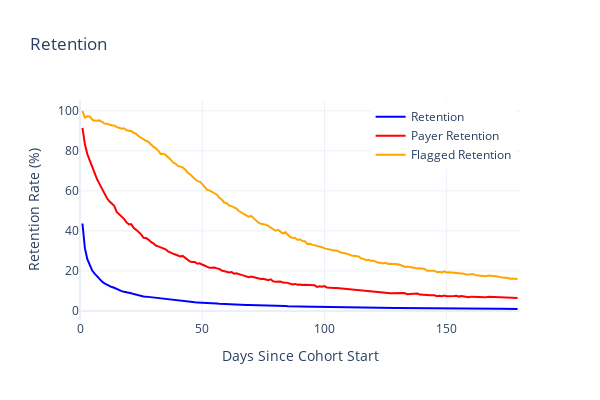
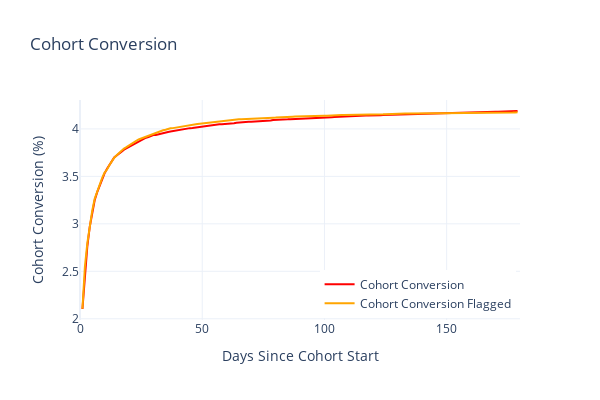

Source (notebook cell) for these figures, in order:
### Markdown cell above
## Second Test

We'll set `corr` to 1, which means we are selecting payers only from the most engaged group. In order for this to match Conversion Curve we need to reduce the pool significantly. This Cohort Conversion Flagged matches both scale and shape of Cohort Conversion, but it produces way higher Flagged Retention, much higher than Payer Retention. In fact, it's as high as >90% for the first month, with completely different shape.

This shows that no - your most engaged users aren't necessarily those who will convert.

### Code cell
corr = 1
cutoff = 0.9545
con.execute(engagement_score.format(corr=corr, days = 60))

df = con.execute(model_query.format(cutoff=cutoff)).df()
df = df[(df['cohort_day'] > 0) & (df['cohort_day'] < 180)]

# Show Retention(s)
fig = show_retention(df)
fig.write_image("fig.png")
fig.write_image("fig.svg")
fig.write_image("fig.pdf")
fig.write_html("fig.html")
fig.show()

fig = show_cohort_conversion(df)
fig.show()

### Figure 1 — Plotly figure (JSON) as saved in the notebook; plotly's stock layout.template omitted (floating-point values rounded to 4 significant figures; data arrays with more than 128 entries replaced by an {"elided": "..."} marker saying what was removed)
{"data": [{"line": {"color": "blue", "width": 2}, "marker": {"size": 8, "symbol": "circle"}, "mode": "lines", "name": "Retention", "type": "scatter", "x": {"elided": "179 int values"}, "y": {"elided": "179 float values"}}, {"line": {"color": "red", "width": 2}, "marker": {"size": 8, "symbol": "circle"}, "mode": "lines", "name": "Payer Retention", "type": "scatter", "x": {"elided": "179 int values"}, "y": {"elided": "179 float values"}}, {"line": {"color": "orange", "width": 2}, "marker": {"size": 8, "symbol": "circle"}, "mode": "lines", "name": "Flagged Retention", "type": "scatter", "x": {"elided": "179 int values"}, "y": {"elided": "179 float values"}}], "layout": {"height": 400, "legend": {"x": 0.99, "xanchor": "right", "y": 0.99, "yanchor": "top"}, "title": {"text": "Retention"}, "width": 600, "xaxis": {"range": [0, 180], "title": {"text": "Days Since Cohort Start"}}, "yaxis": {"title": {"text": "Retention Rate (%)"}}}}

### Figure 2 — Plotly figure (JSON) as saved in the notebook; plotly's stock layout.template omitted (floating-point values rounded to 4 significant figures; data arrays with more than 128 entries replaced by an {"elided": "..."} marker saying what was removed)
{"data": [{"line": {"color": "red", "width": 2}, "marker": {"size": 8, "symbol": "circle"}, "mode": "lines", "name": "Cohort Conversion", "type": "scatter", "x": {"elided": "179 int values"}, "y": {"elided": "179 float values"}}, {"line": {"color": "orange", "width": 2}, "marker": {"size": 8, "symbol": "circle"}, "mode": "lines", "name": "Cohort Conversion Flagged", "type": "scatter", "x": {"elided": "179 int values"}, "y": {"elided": "179 float values"}}], "layout": {"height": 400, "legend": {"x": 0.99, "xanchor": "right", "y": 0.01, "yanchor": "bottom"}, "title": {"text": "Cohort Conversion"}, "width": 600, "xaxis": {"range": [0, 180], "title": {"text": "Days Since Cohort Start"}}, "yaxis": {"title": {"text": "Cohort Conversion (%)"}}}}
